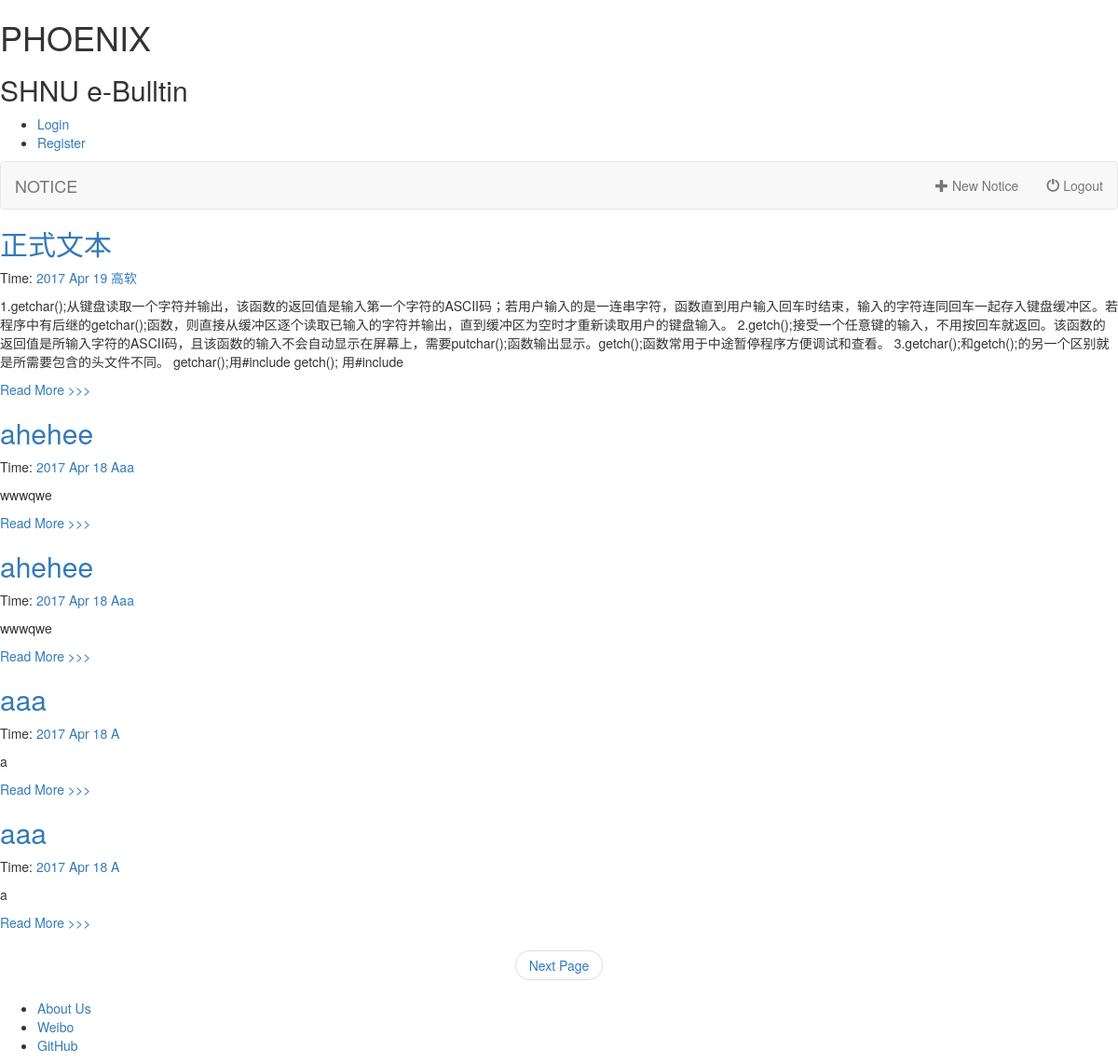
The app's page /article/, older data.
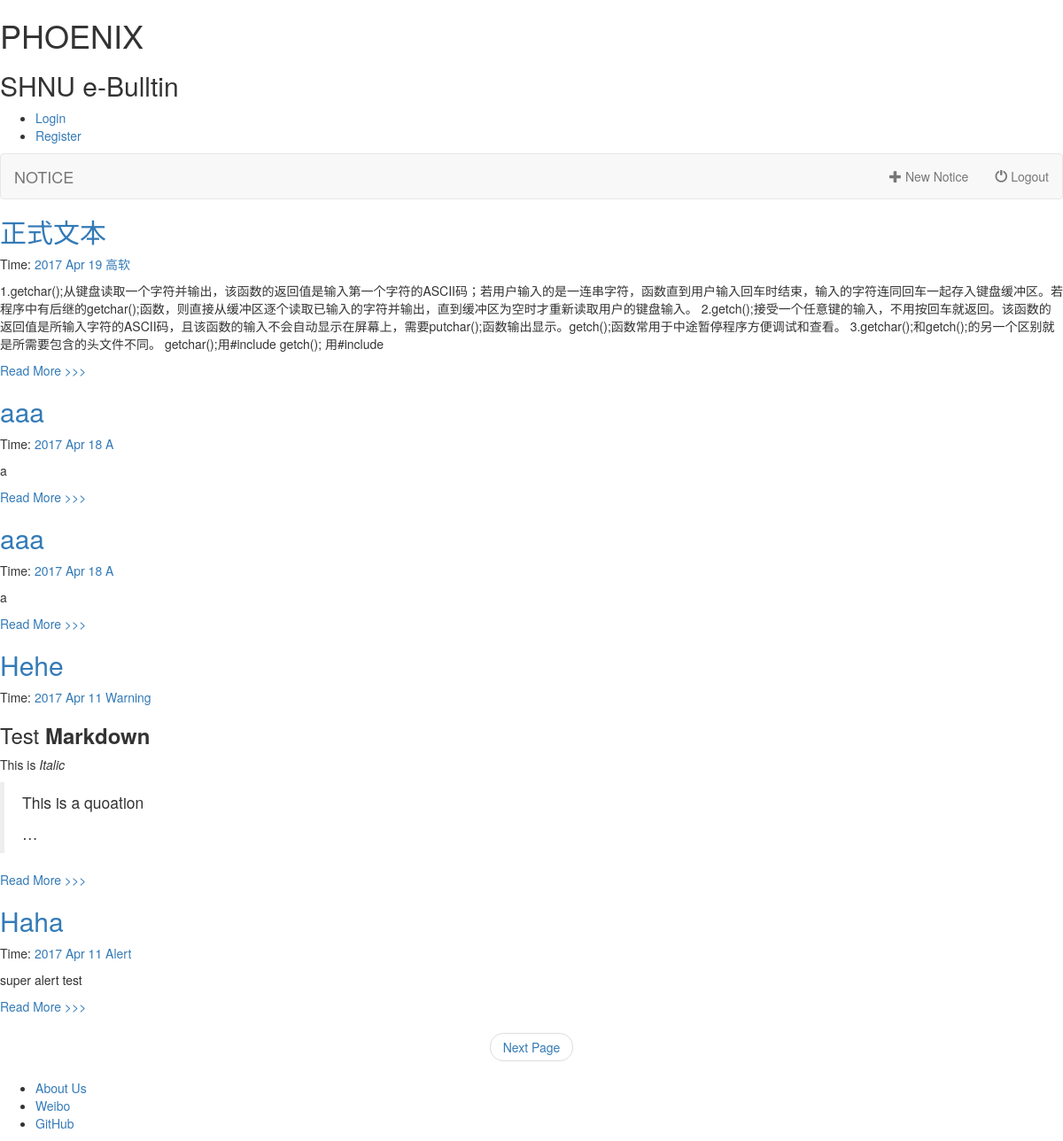
The same page, newer data.
### article/models.py (models this page shows, shortened)
class Article(models.Model):
    title = models.CharField(max_length = 100)
    category = models.CharField(max_length = 50, blank = True)
    date_time = models.DateTimeField(auto_now_add = True)
    author = models.CharField(max_length=50, default='NULL')
    content = models.TextField(blank = True, null = True)
    class Meta:
        ordering = ['-date_time']

### article/views.py (the view)
def home(request):
    posts = Article.objects.all()
    paginator = Paginator(posts, 5)
    page = request.GET.get('page')
    try:
        post_list = paginator.page(page)
    except PageNotAnInteger:
        post_list = paginator.page(1)
    except EmptyPage:
        post_list = paginator.paginator(paginator.num_pages)
    return render(request, 'home.html', {'post_list' : post_list})

### article/templatetags/custom_markdown.py (called while the page is built)
@register.filter(is_safe=True)
@stringfilter
def custom_markdown(value):
    return mark_safe(markdown.markdown(value,
        extensions = ['markdown.extensions.fenced_code', 'markdown.extensions.codehilite'],
                                       safe_mode=True,
                                       enable_attributes=False))

### templates/home.html (shortened to what this page needs)
{% extends "base.html" %}
{% load custom_markdown %}
{% block content %}
<div class="posts">
    {% for post in post_list %}
        <section class="post">
            <header class="post-header">
                <h2 class="post-title"><a href="{% url 'article:detail' id=post.id %}">{{ post.title }}</a></h2>
                    <p class="post-meta">
                        Time:  <a class="post-author" href="#">{{ post.date_time |date:"Y M d"}}</a> <a class="post-category post-category-js" href="{% url 'article:search_tag' tag=post.category %}">{{ post.category|title }}</a>
                    </p>
            </header>
                <div class="post-description">
                    <p>
                        {{ post.content|custom_markdown|truncatewords:10 }}
                    </p>
                </div>
                <a class="pure-button" href="{% url 'article:detail' id=post.id %}">Read More >>> </a>
        </section>
    {% endfor %}
    {% if post_list.object_list and post_list.paginator.num_pages > 1 %}
      <div>
      <ul class="pager">
      {% if post_list.has_next %}
        <li><a href="?page={{ post_list.next_page_number }}">Next Page</a></li>
      {% endif %}
      </ul>
      </div>
    {% endif %}
</div>
{% endblock %}

Row changes from the older to the newer data that the page shows:
removed Article: title "ahehee", date_time "2017 Apr 18", category "Aaa", content|custom_markdown "wwwqwe"
removed Article: title "ahehee", date_time "2017 Apr 18", category "Aaa", content|custom_markdown "wwwqwe"
now on this page (row unchanged): Article: title "Hehe", date_time "2017 Apr 11", category "Warning", content|custom_markdown "Test Markdown This is Italic This is a quoation …"
now on this page (row unchanged): Article: title "Haha", date_time "2017 Apr 11", category "Alert", content|custom_markdown "super alert test"
